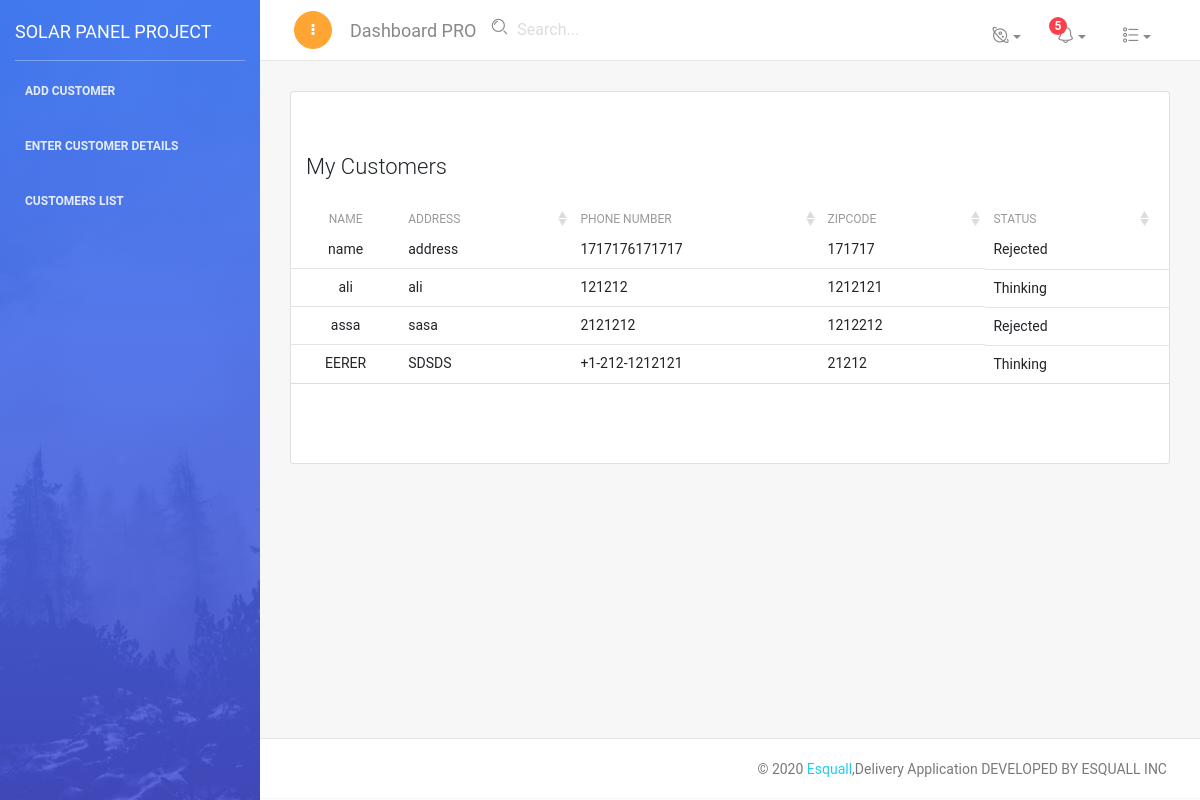
Screenshot of /customers (signed in) with the database file from the repository.
### solarpanel/models.py (models this page shows, shortened)
class Customer(models.Model):
    customer_response_choice = [
        ('Accepted', 'Accepted'),
        ('Rejected', 'Rejected'),
        ('Thinking', 'Thinking'),
    ]
    customer_name = models.CharField(max_length=300, default="")
    customer_address = models.CharField(max_length=300, default="")
    customer_phonenumber = models.CharField(max_length=15, default='+1717176171717')
    customer_Zipcode = models.IntegerField(default='+171717')
    total_kwh = models.IntegerField(default='+1717176171717', null=True, blank=True)
    previous_total_price = models.IntegerField(default='+1717176171717', null=True, blank=True)
    years_since_proposal = models.IntegerField(default='+1717176171717', null=True, blank=True)
    current_total = models.IntegerField(default='+1717176171717', null=True, blank=True)
    previous_savings = models.IntegerField(default='+1717176171717', null=True, blank=True)
    future_savings = models.IntegerField(default='+1717176171717', null=True, blank=True)
    customer_response = models.CharField(choices=customer_response_choice, max_length=200, default='Thinking')
    agent = models.ForeignKey(Agents, on_delete=models.CASCADE, default=1)

### solarpanel/views.py (the view)
# urls.py: path('customers', customerList, name='customersList'),
@csrf_exempt
def customerList(request):
    customers = Customer.objects.filter(agent=Agents.objects.get(id=request.user.id))
    context = {
        'users': customers
    }
    return render(request, 'examples/customers.html', context)

### templates/examples/customers.html (shortened to what this page needs)
{% extends 'base.html' %}
{% load static %}
{% block content %}
<div class="row">
    <div class="col-md-12">
        <div class="card bootstrap-table">
            <div class="card-body table-full-width">
                <div class="toolbar">
                    <h4>My Customers </h4>
                </div>
                <table id="bootstrap-table" class="table">
                    <thead>
                        <th data-field="name" class="text-center">Name</th>
                        <th data-field="address" data-sortable="true">Address</th>
                        <th data-field="phonenumber" data-sortable="true">Phone Number</th>
                        <th data-field="zipcode" data-sortable="true">Zipcode</th>
                        <th data-field="status" data-sortable="true">Status</th>
                    </thead>
                    <tbody>
                        {% for user in users %}
                            <tr>
                                <td> {{ user.customer_name }} </td>
                                <td> {{ user.customer_address }} </td>
                                <td> {{ user.customer_phonenumber }} </td>
                                <td> {{ user.customer_Zipcode }} </td>
                                <td> {{ user.customer_response }} </td>
                            </tr>
                        {% endfor %}
                    </tbody>
                </table>
            </div>
        </div>
    </div>
</div>
{% endblock %}

### templates/base.html (shortened to what this page needs)
<!DOCTYPE html>
{% load static %}
<html lang="en">
<head>
    <link rel="stylesheet" href="https://maxcdn.bootstrapcdn.com/font-awesome/latest/css/font-awesome.min.css" />
    <link href="{% static 'assets/css/bootstrap.min.css' %}" rel="stylesheet" />
    <link href="{% static 'assets/css/light-bootstrap-dashboard.css' %}" rel="stylesheet" />
    <link href="{% static 'assets/css/demo.css' %}" rel="stylesheet" />
</head>
<body>
    <div class="wrapper">
        <div class="sidebar" data-color="blue" data-image="{% static 'assets/img/sidebar-5.jpg' %}">
            <div class="sidebar-wrapper">
                <div class="logo">
                    <a href="#" class="simple-text logo-normal" style="margin-left:15px">
                         Solar Panel Project
                    </a>
                </div>
                <ul class="nav">
                    <li class="nav-item ">
                                    <a class="nav-link" href="{% url 'addCustomers' %}">
                                        <span class="sidebar-normal">Add Customer</span>
                                    </a>
                    </li>
                     <li class="nav-item ">
                                    <a class="nav-link" href="{% url 'customerdetails' %}">
                                        <span class="sidebar-normal">Enter Customer Details</span>
                                    </a>
                     </li>
                    <li class="nav-item ">
                                    <a class="nav-link" href="{% url 'customersList' %}">
                                        <span class="sidebar-normal">Customers List</span>
                                    </a>
                    </li>
                </ul>
            </div>
        </div>
        <div class="main-panel">
            <nav class="navbar navbar-expand-lg ">
                <div class="container-fluid">
                    <div class="navbar-wrapper">
                        <div class="navbar-minimize">
                            <button id="minimizeSidebar" class="btn btn-warning btn-fill btn-round btn-icon d-none d-lg-block">
                                <i class="fa fa-ellipsis-v visible-on-sidebar-regular"></i>
                            </button>
                        </div>
                        <a class="navbar-brand" href="#pablo"> Dashboard PRO </a>
                    </div>
                    <div class="collapse navbar-collapse justify-content-end">
                        <ul class="nav navbar-nav mr-auto">
                            <form class="navbar-form navbar-left navbar-search-form" role="search">
                                <div class="input-group">
                                    <i class="nc-icon nc-zoom-split"></i>
                                    <input type="text" value="" class="form-control" placeholder="Search...">
                                </div>
                            </form>
                        </ul>
                        <ul class="navbar-nav">
                            <li class="dropdown nav-item">
                                <a href="#" class="dropdown-toggle nav-link" data-toggle="dropdown">
                                    <i class="nc-icon nc-planet"></i>
                                </a>
                            </li>
                            <li class="dropdown nav-item">
                                <a href="#" class="dropdown-toggle nav-link" data-toggle="dropdown">
                                    <i class="nc-icon nc-bell-55"></i>
                                    <span class="notification">5</span>
                                </a>
                            </li>
                            <li class="nav-item dropdown">
                                <a class="nav-link dropdown-toggle" href="http://example.com" id="navbarDropdownMenuLink" data-toggle="dropdown" aria-haspopup="true" aria-expanded="false">
                                    <i class="nc-icon nc-bullet-list-67"></i>
                                </a>
                            </li>
                        </ul>
                    </div>
                </div>
            </nav>
            <div class="content">
                <div class="container-fluid">
                    {% block content %}
                    {% endblock %}
                </div>
            </div>
            <footer class="footer">
                <div class="container">
                    <nav>
                        <p class="copyright text-center">
                            ©
                            <a href="http://officely.esquall.com/public/">Esquall</a>,Delivery Application DEVELOPED BY ESQUALL INC
                        </p>
                    </nav>
                </div>
            </footer>
        </div>
    </div>
</body>
</html>

### rows the page displays
Customer: customer_name "name", customer_address "address", customer_phonenumber "1717176171717", customer_Zipcode "171717", customer_response "Rejected"
Customer: customer_name "ali", customer_address "ali", customer_phonenumber "121212", customer_Zipcode "1212121", customer_response "Thinking"
Customer: customer_name "assa", customer_address "sasa", customer_phonenumber "2121212", customer_Zipcode "1212212", customer_response "Rejected"
Customer: customer_name "EERER", customer_address "SDSDS", customer_phonenumber "+1-212-1212121", customer_Zipcode "21212", customer_response "Thinking"
